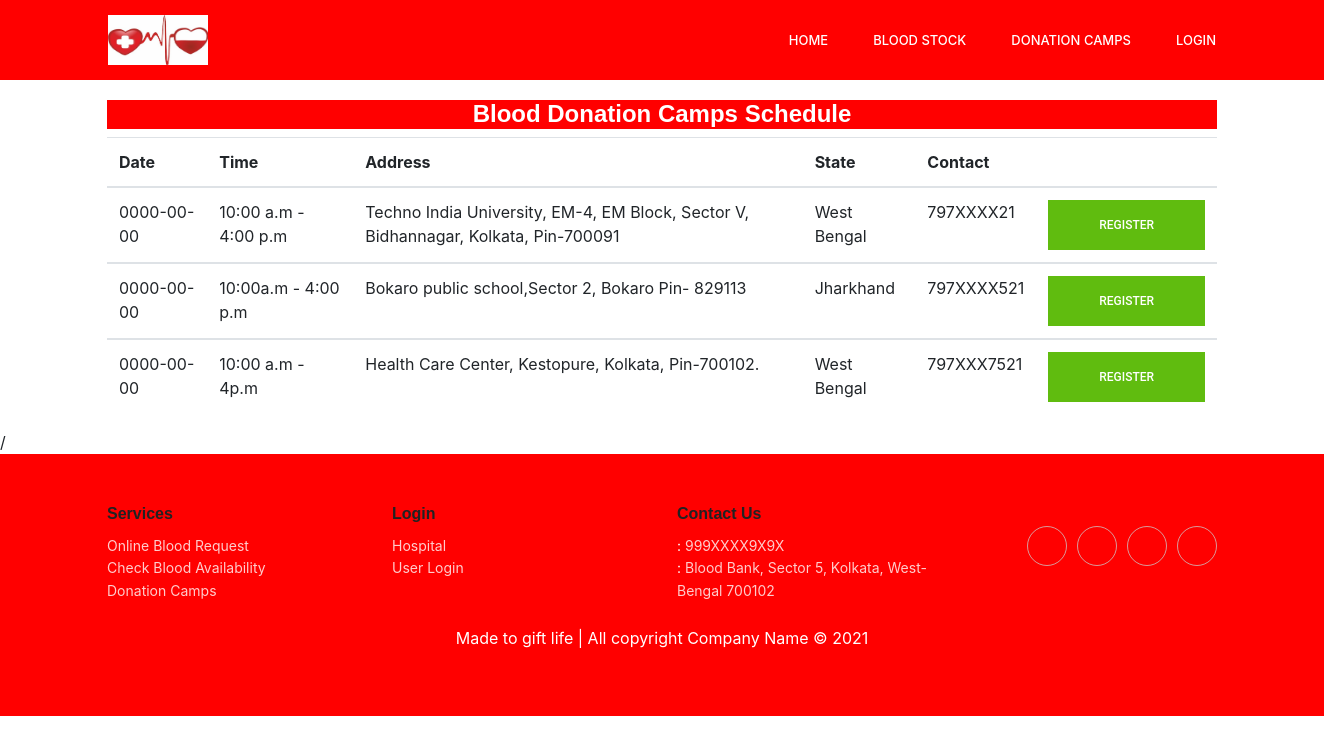
The app's page /donation.php with its own data.
### tables this page shows
CREATE TABLE `donation_camp` (
  `id` int(11) NOT NULL,
  `date` text NOT NULL,
  `time` text NOT NULL,
  `address` text NOT NULL,
  `state` text NOT NULL,
  `contact` text NOT NULL
);

### donation.php (the view, shortened to what this page needs)
<?php
include ('config.php');
?>
<!doctype html>
<html lang="en">
  <head>
    <link rel="stylesheet" href="https://stackpath.bootstrapcdn.com/bootstrap/4.3.1/css/bootstrap.min.css">
    <link rel="stylesheet" href="css/style.css">
    <link rel="stylesheet" href="css/responsive.css">
    <link rel="stylesheet" href="https://cdnjs.cloudflare.com/ajax/libs/ionicons/2.0.1/css/ionicons.min.css">
  </head>
  <body>
    <header class="header_area" style="background-color: red;">
      <div class="main_menu">
        <div class="container">
          <nav class="navbar navbar-expand-lg navbar-light">
            <div class="container">
              <a class="navbar-brand logo_h" href="index.php"><img src="images/logo.jpg" alt="" height="50" width="100"></a>
              <div class="collapse navbar-collapse offset" id="navbarSupportedContent">
                <ul class="nav navbar-nav menu_nav ml-auto">
                  <li class="nav-item"><a class="nav-link" href="index.php">Home</a></li>
                  <li class="nav-item"><a class="nav-link" href="availability.php">Blood Stock</a></li>
                  <li class="nav-item"><a class="nav-link" href="donation.php">Donation Camps</a></li>
                  <li class="nav-item submenu dropdown">
                    <a href="#" class="nav-link dropdown-toggle" data-toggle="dropdown" role="button" aria-haspopup="true" aria-expanded="false">Login</a>
                  </li>
                </ul>
              </div>
            </div>
          </nav>
        </div>
      </div>
    </header>
    <section>
      <div class="donation-table">
        <div class="container">
          <?php
            $exec = mysqli_query($bloodbank,"SELECT * FROM donation_camp ORDER BY id DESC") or die(mysqli_error($bloodbank));
            $count = mysqli_num_rows($exec);
            if($count>0){
          ?>
          <table class="table">
            <h4 style="color: white; background-color: red; text-align: center;">Blood Donation Camps Schedule</h4>
            <thead>
              <tr>
                <th scope="col">Date</th>
                <th scope="col">Time</th>
                <th scope="col">Address</th>
                <th scope="col">State</th>
                <th scope="col">Contact</th>
                <th scope="col"></th>
              </tr>
            </thead>
            <?php
              while($row = mysqli_fetch_array($exec)) {
            ?>
            <tbody>
              <tr>
                <td><?php echo $row['date'] ?></td>
                <td><?php echo $row['time'] ?></td>
                <td><?php echo $row['address'] ?></td>
                <td><?php echo $row['state'] ?></td>
                <td><?php echo $row['contact'] ?></td>
                <td><button type="button" class="primary_btn"><a href="donationreg.php?donationcamp=<?php echo $row['id']; ?>" style="color: white;" onmouseover="this.style.color='red'" onmouseout="this.style.color='white'">Register</a></button></td>
              </tr>
            </tbody>
            <?php } ?>
          </table>
          <?php
              }else {
                echo "No records found";
              }
          ?>
        </div>
      </div>/
    </section>
    <div class="footer-clean">
        <footer>
            <div class="container">
                <div class="row justify-content-center" style="color: white;">
                    <div class="col-sm-4 col-md-3 item">
                        <h3>Services</h3>
                        <ul>
                            <li><a href="availability.php">Online Blood Request</a></li>
                            <li><a href="availability.php">Check Blood Availability</a></li>
                            <li><a href="donation.php">Donation Camps</a></li>
                        </ul>
                    </div>
                    <div class="col-sm-4 col-md-3 item">
                        <h3>Login</h3>
                        <ul>
                            <li><a href="#">Hospital</a></li>
                            <li><a href="#">User Login</a></li>
                        </ul>
                    </div>
                    <div class="col-sm-4 col-md-3 item">
                        <h3>Contact Us</h3>
                        <ul>
                            <li><i class="ion-ios-telephone"> </i> : <a href="#"> 999XXXX9X9X</a></li>
                            <li><i class="ion-ios-location"> </i> : <a href="#"> Blood Bank, Sector 5, Kolkata, West-Bengal 700102</a></li>
                        </ul>
                    </div>
                    <div class="col-lg-3 item social"><a href="#"></a><a href="#"></a><a href="#"></a><a href="#"></a>
                    </div>
                    <div>
                      <br>
                      <p class="" style="color: white;">Made to gift life | All copyright Company Name © 2021</p>
                    </div>
                </div>
            </div>
        </footer>
    </div>
  </body>
</html>

### css/style.css (style rules this page uses)
body { line-height: 25px; font-size: 15px; font-family: "Roboto", sans-serif; font-weight: normal; color: #777777; }
h1, h2, h3, h4, h5, h6 { font-family: "Poppins", sans-serif; font-weight: 600; color: #222222; }
a { text-decoration: none; transition: all 0.3s ease-in-out; }
.primary_btn { display: inline-block; background: #60bc0f; padding: 0px 50px; color: #fff; font-family: "Roboto", sans-serif; font-size: 12px; font-weight: 500; line-height: 48px; border: 1px solid #60bc0f; border-radius: 0px; outline: none !important; box-shadow: none !important; text-align: center; text-transform: uppercase; cursor: pointer; transition: all 300ms linear 0s; }
.header_area { position: absolute; width: 100%; top: 0; left: 0; z-index: 99999; transition: background 0.4s, all 0.3s linear; }
.header_area .container { padding: 0px 8px; }
.header_area .navbar { background: transparent; padding: 0px; border: 0px; border-radius: 0px; }
.header_area .navbar .nav .nav-item { margin-right: 45px; }
.header_area .navbar .nav .nav-item .nav-link { font-size: 13px; font-weight: 500; line-height: 80px; text-transform: uppercase; color: #ffffff; padding: 0px; display: inline-block; }
.header_area .navbar .nav .nav-item .nav-link:after { display: none; }
.header_area .navbar .nav .nav-item.submenu { position: relative; }
.header_area .navbar .nav .nav-item:last-child { margin-right: 0px; }
.footer-clean { padding:50px 0; background-color:red; color:#4b4c4d; }
.footer-clean h3 { margin-top:10; margin-bottom:12px; font-weight:bold; font-size:16px; }
.footer-clean ul { padding:0; list-style:none; line-height:1.6; font-size:14px; margin-bottom:0; }
.footer-clean ul a { color:inherit; text-decoration:none; opacity:0.8; }
.footer-clean .item.social { text-align:right; }
.footer-clean .item.social > a { font-size:24px; width:40px; height:40px; line-height:40px; display:inline-block; text-align:center; border-radius:50%; border:1px solid #ccc; margin-left:10px; margin-top:22px; color:inherit; opacity:0.75; }
.donation-table { margin-top: 100px; }

### records on screen
donation_camp: date "0000-00-00", time "10:00 a.m - 4:00 p.m", address "Techno India University, EM-4, EM Block, Sector V, Bidhannagar, Kolkata, Pin-700091", state "West Bengal", contact "797XXXX21"
donation_camp: date "0000-00-00", time "10:00a.m - 4:00 p.m", address "Bokaro public school,Sector 2, Bokaro Pin- 829113", state "Jharkhand", contact "797XXXX521"
donation_camp: date "0000-00-00", time "10:00 a.m - 4p.m", address "Health Care Center, Kestopure, Kolkata, Pin-700102.", state "West Bengal", contact "797XXX7521"
